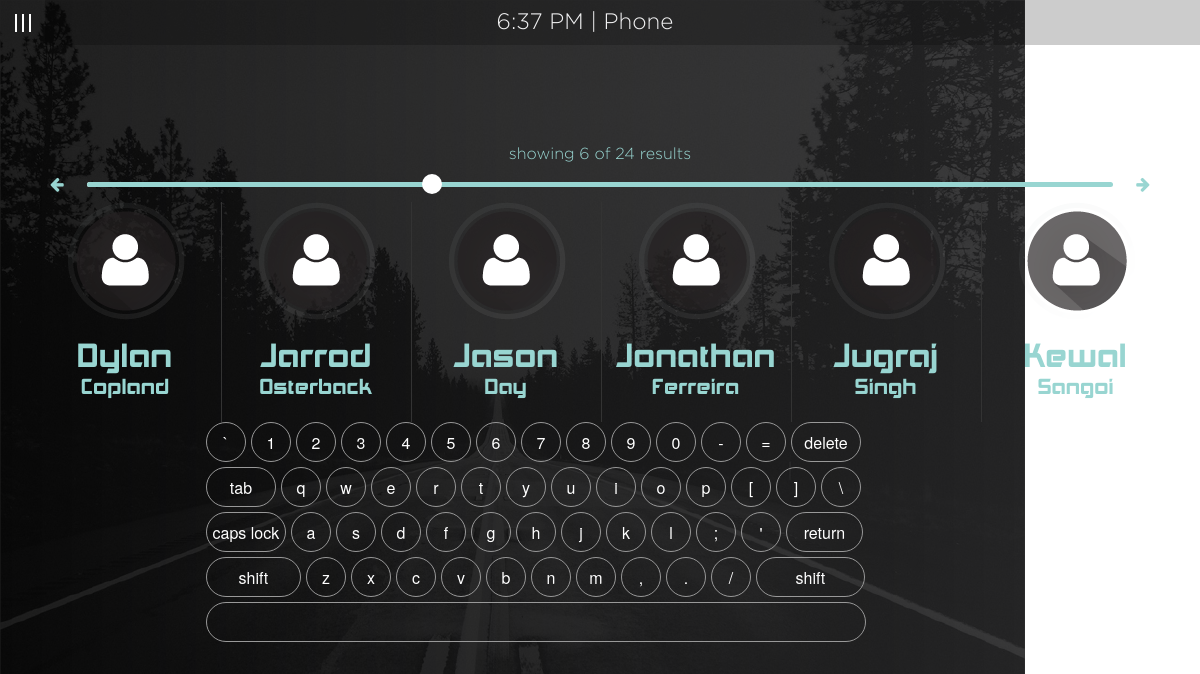
The app's page /index.php/phone/contactView/6, older data.
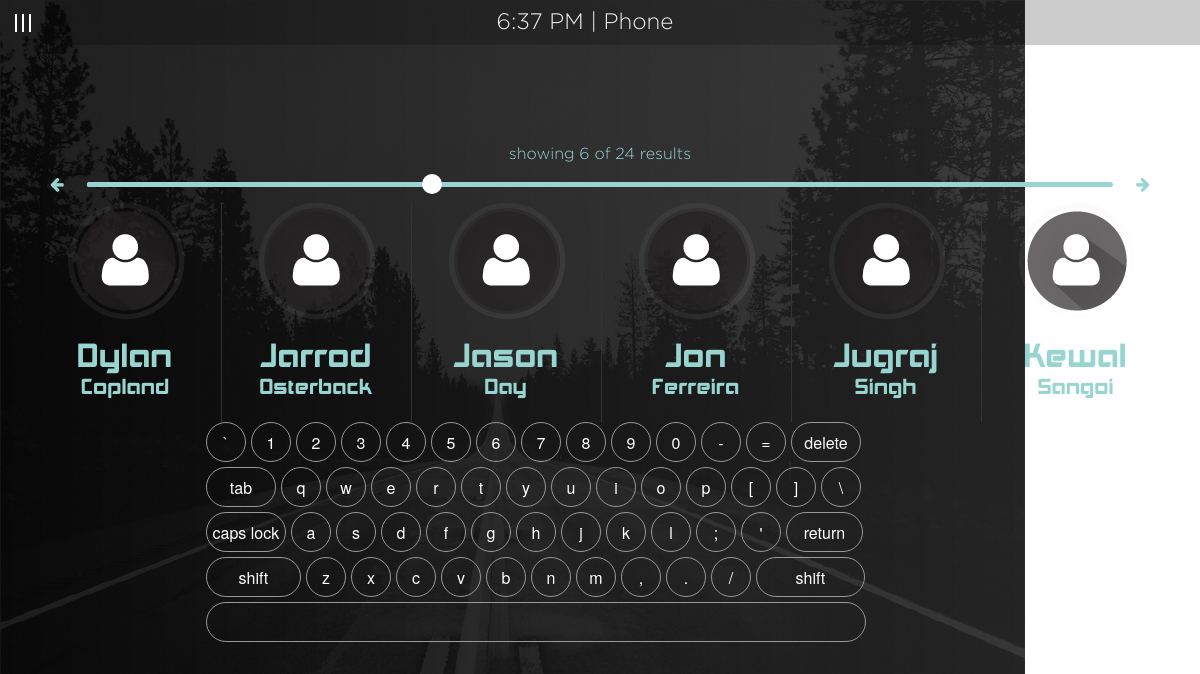
The same page, newer data.
### tables this page shows
CREATE TABLE tbl_contacts (
  contacts_id smallint(4) unsigned NOT NULL,
  contacts_fname varchar(150) NOT NULL,
  contacts_lname varchar(150) NOT NULL,
  contacts_img varchar(150) NOT NULL DEFAULT 'user-icon.png'
);

### index.php (called while the page is built, shortened)
<?php
require_once BASEPATH.'core/CodeIgniter.php';

### application/models/Dash_model.php (called while the page is built, shortened)
<?php
class Dash_model extends CI_Model {
	public function contacts($q,$limit, $offset){
		$this->db->order_by('contacts_fname');
		$sql = $this->db->get('tbl_contacts', $limit, $offset);
		return $sql->result_array();
	}
}

### application/views/phoneCenter/search.php (the view)
<div id="topClock" class="text-center"><span id="topClockTime"></span> | <?php echo $title;?></div>
<div id="container">
	<a href="<?php echo base_url()."index.php/phone";?>"><img class="close" src="<?php echo base_url()."images/close_icon.png";?>"></a>
    <textarea class="search" id="write"></textarea>
    <p class="text-center totalContact">showing <span id="showing">6</span> of <span id="total">24</span> results</p>
    <?php echo $this->pagination->create_links();?>
    <input id="resultSlider" type="range" min="1" value="1" max="4">
    <ul id="searchResults" class="small-block-grid-6 columns contacts">
        <?php foreach($contacts as $contact):?>
    		<li class="contact"><img class="navPic profPic" src="<?php echo base_url().'images/'.$contact['contacts_img'];?>"><h2 class="contactName"><?php echo $contact['contacts_fname'];?></h2><p class="contactName"><?php echo $contact['contacts_lname'];?></p></li>
        <?php endforeach;?>
    </ul>
<div class="keyboard large-centered columns">
	<ul id="keyboard" class="key ">
        <li class="symbol"><span class="off">`</span><span class="on">~</span></li>
        <li id="1" class="symbol"><span class="off">1</span><span class="on">!</span></li>
        <li id="2" class="symbol"><span class="off">2</span><span class="on">@</span></li>
        <li id="3" class="symbol"><span class="off">3</span><span class="on">#</span></li>
        <li id="4" class="symbol"><span class="off">4</span><span class="on">$</span></li>
        <li id="5" class="symbol"><span class="off">5</span><span class="on">%</span></li>
        <li id="6" class="symbol"><span class="off">6</span><span class="on">^</span></li>
        <li id="7" class="symbol"><span class="off">7</span><span class="on">&amp;</span></li>
        <li id="8" class="symbol"><span class="off">8</span><span class="on">*</span></li>
        <li id="9" class="symbol"><span class="off">9</span><span class="on">(</span></li>
        <li id="0" class="symbol"><span class="off">0</span><span class="on">)</span></li>
        <li class="symbol"><span class="off">-</span><span class="on">_</span></li>
        <li class="symbol"><span class="off">=</span><span class="on">+</span></li>
        <li id="del" class="delete lastitem">delete</li>
        <li class="tab">tab</li>
        <li id="q" class="letter">q</li>
        <li id="w" class="letter">w</li>
        <li id="e" class="letter">e</li>
        <li id="r" class="letter">r</li>
        <li id="t" class="letter">t</li>
        <li id="y" class="letter">y</li>
        <li id="u" class="letter">u</li>
        <li id="i" class="letter">i</li>
        <li id="o" class="letter">o</li>
        <li id="p" class="letter">p</li>
        <li class="symbol"><span class="off">[</span><span class="on">{</span></li>
        <li class="symbol"><span class="off">]</span><span class="on">}</span></li>
        <li class="symbol lastitem"><span class="off">\</span><span class="on">|</span></li>
        <li class="capslock">caps lock</li>
        <li id="a" class="letter">a</li>
        <li id="s" class="letter">s</li>
        <li id="d" class="letter">d</li>
        <li id="f" class="letter">f</li>
        <li id="g" class="letter">g</li>
        <li id="h" class="letter">h</li>
        <li id="j" class="letter">j</li>
        <li id="k" class="letter">k</li>
        <li id="l" class="letter">l</li>
        <li class="symbol"><span class="off">;</span><span class="on">:</span></li>
        <li class="symbol"><span class="off">'</span><span class="on">&quot;</span></li>
        <li class="return lastitem">return</li>
        <li class="left-shift">shift</li>
        <li id="z" class="letter">z</li>
        <li id="x" class="letter">x</li>
        <li id="c" class="letter">c</li>
        <li id="v" class="letter">v</li>
        <li id="b" class="letter">b</li>
        <li id="n" class="letter">n</li>
        <li id="m" class="letter">m</li>
        <li class="symbol"><span class="off">,</span><span class="on">&lt;</span></li>
        <li class="symbol"><span class="off">.</span><span class="on">&gt;</span></li>
        <li class="symbol"><span class="off">/</span><span class="on">?</span></li>
        <li class="right-shift lastitem">shift</li>
        <li class="space lastitem">&nbsp;</li>
    </ul>
</div>
</div>

Row changes from the older to the newer data that the page shows:
changed tbl_contacts "Ferreira": contacts_fname "Jonathan" → "Jon"
